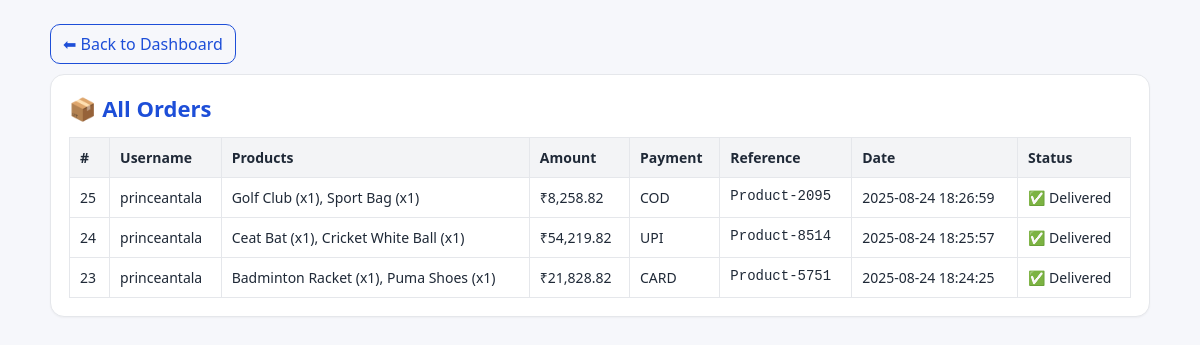
/admin_orders.php, run on an earlier commit of the app's database.
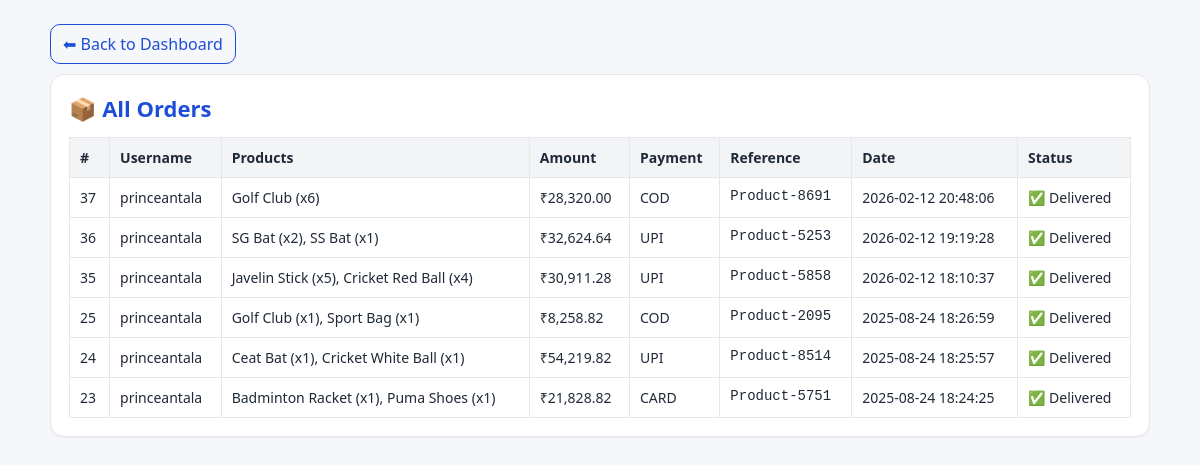
And on a later commit of the database.
### tables this page shows
CREATE TABLE `product_shopping` (
  `id` int(11) NOT NULL,
  `user_id` int(11) NOT NULL,
  `fullname` varchar(100) NOT NULL,
  `email` varchar(100) NOT NULL,
  `mobile` varchar(15) NOT NULL,
  `state` varchar(50) NOT NULL,
  `city` varchar(50) NOT NULL,
  `pincode` varchar(10) NOT NULL,
  `address` text NOT NULL,
  `product_names` text NOT NULL,
  `subtotal` decimal(10,2) NOT NULL,
  `sgst` decimal(10,2) NOT NULL,
  `cgst` decimal(10,2) NOT NULL,
  `grand_total` decimal(10,2) NOT NULL,
  `payment_method` varchar(20) NOT NULL,
  `payment_ref` varchar(50) NOT NULL,
  `created_at` datetime DEFAULT current_timestamp()
);

### src/admin_orders.php (the view, shortened to what this page needs)
<?php
$conn = mysqli_connect("localhost", "root", "", "turfbookingsystem",3307);
$sql = "
  SELECT ps.id,
         COALESCE(s.username,'-') AS username,
         ps.product_names,
         ps.grand_total,
         ps.payment_method,
         ps.payment_ref,
         ps.created_at
  FROM product_shopping ps
  LEFT JOIN signup s ON ps.user_id = s.user_id
  ORDER BY ps.id DESC
";
$result = mysqli_query($conn, $sql);
?>
<!DOCTYPE html>
<html lang="en">
<head>
</head>
<body>
  <div class="wrap">
    <a class="back" href="admin_dashboard.php">⬅ Back to Dashboard</a>
    <div class="card">
      <h1>📦 All Orders</h1>
      <?php if(mysqli_num_rows($result) > 0): ?>
        <div style="overflow:auto">
          <table>
            <thead>
              <tr>
                <th>#</th>
                <th>Username</th>
                <th>Products</th>
                <th>Amount</th>
                <th>Payment</th>
                <th>Reference</th>
                <th>Date</th>
                <th>Status</th>
              </tr>
            </thead>
            <tbody>
              <?php while($row = mysqli_fetch_assoc($result)): ?>
                <tr>
                  <td><?= (int)$row['id'] ?></td>
                  <td><?= htmlspecialchars($row['username']) ?></td>
                  <td><?= nl2br(htmlspecialchars($row['product_names'])) ?></td>
                  <td>₹<?= number_format((float)$row['grand_total'], 2) ?></td>
                  <td><?= strtoupper(htmlspecialchars($row['payment_method'])) ?></td>
                  <td class="mono"><?= htmlspecialchars($row['payment_ref']) ?></td>
                  <td><?= htmlspecialchars($row['created_at']) ?></td>
                  <td>
                    <?php
                      $createdAt = strtotime($row['created_at']);
                      $daysPassed = $createdAt ? floor((time() - $createdAt) / 86400) : 0;
                      $remaining = max(10 - $daysPassed, 0);
                      echo $remaining > 0
                        ? "🚚 {$remaining} days left"
                        : "✅ Delivered";
                    ?>
                  </td>
                </tr>
              <?php endwhile; ?>
            </tbody>
          </table>
        </div>
      <?php else: ?>
        <p>No orders found.</p>
      <?php endif; ?>
    </div>
  </div>
</body>
</html>

What changed in the data, as far as the page shows it:
added product_shopping: id "37", username "princeantala", product_names "Golf Club (x6)", grand_total "28,320.00", payment_method "COD", payment_ref "Product-8691", created_at "2026-02-12 20:48:06", shows "✅ Delivered"
added product_shopping: id "36", username "princeantala", product_names "SG Bat (x2), SS Bat (x1)", grand_total "32,624.64", payment_method "UPI", payment_ref "Product-5253", created_at "2026-02-12 19:19:28", shows "✅ Delivered"
added product_shopping: id "35", username "princeantala", product_names "Javelin Stick (x5), Cricket Red Ball (x4)", grand_total "30,911.28", payment_method "UPI", payment_ref "Product-5858", created_at "2026-02-12 18:10:37", shows "✅ Delivered"
